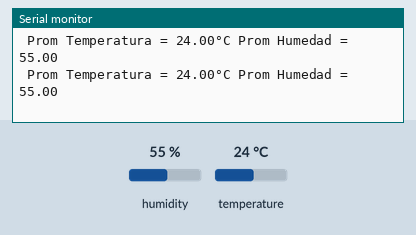
The sketch below on a simulated Arduino Uno, built with avr-gcc and run on an emulated ATmega328P. Shown: the last lines printed to the serial monitor. Inputs (shaded band) come from the test bench; at power-on: humidity 55 %, temperature 24 °C.

Above: at 2.8 s.
2.9 s: humidity set to 22 %
At 5.3 s:
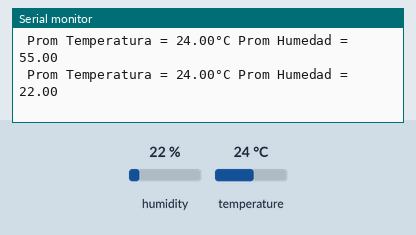
5.6 s: temperature set to 12 °C
At 7.4 s:
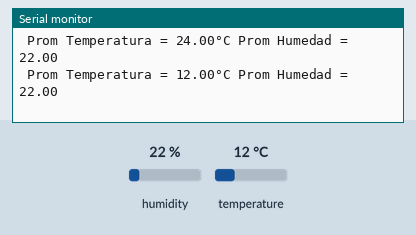
8.3 s: humidity set to 40 %
At 8.3 s:
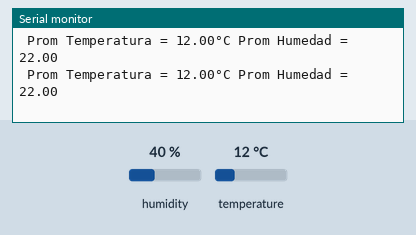
Timing chart, 0 to 11.3 s (numbered marks = the images above; inputs shaded):
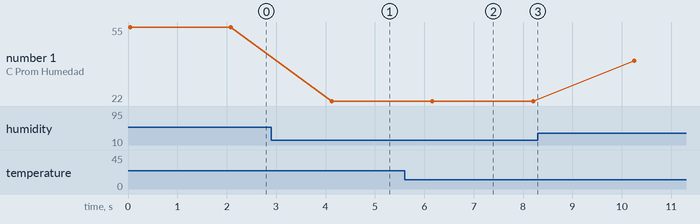

The sketch:

temperatura_humedad.ino
```cpp
#include <ClosedCube_HDC1080.h>
#include <Wire.h>

ClosedCube_HDC1080 sensor;
void prunning(double temperature,double humedad);

double temperature;
double humedad;

void setup(){
  sensor.begin(0x40);
  Serial.begin(9600);
}

void loop(){
  temperature = sensor.readTemperature();
  humedad = sensor.readHumidity();
  prunning(temperature,humedad);
  delay(2000);
}

void prunning(double temperature,double humedad){
  double avgTemp;
  double avgHum;
  int num = 15;
  for(int i=0;i<num;i++){
    avgTemp = temperature + avgTemp;
    avgHum = humedad + avgHum;
  }
  temperature = avgTemp/num;
  humedad = avgHum/num;
  Serial.print(" Prom Temperatura = ");
  Serial.print(temperature);
  Serial.print("°C Prom Humedad = ");
  Serial.print(humedad);
  Serial.print("\n");
}
```

Measured:
- after the input at 2.9 s, the serial monitor: prints a new line after 1.2 s (image 1)
- after the input at 5.6 s, the serial monitor: prints a new line after 0.57 s (image 2)
- plotted number 1: 55 → 22 after the input at 2.9 s, 22 → 40 after the input at 8.3 s
